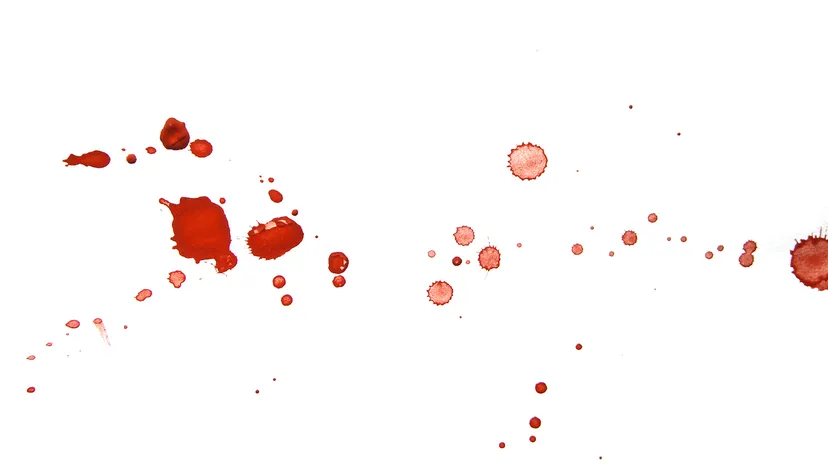
#> input picture blood_splatter.jpg, 828 x 466 px
$ python dARa.py
#> lines starting #> are read from the running program, lines starting #| are printed output that depends on the picture; after the words box and inside, x2 and y2 are one past the last pixel; in counts of white or black regions, pixels touching at a corner belong together
import cv2
import numpy as np
import math

# Global variables for panning and zooming
zoom_scale = 1.0
pan_offset_x, pan_offset_y = 0, 0
drag_start_x, drag_start_y = -1, -1
dragging = False

# Mouse callback function to handle panning and zooming
def mouse_callback(event, x, y, flags, param):
    global pan_offset_x, pan_offset_y, zoom_scale, drag_start_x, drag_start_y, dragging

    if event == cv2.EVENT_MOUSEWHEEL:  # Zooming with mouse wheel
        zoom_center_x, zoom_center_y = x, y

        if flags > 0:  # Scroll up -> Zoom in
            zoom_scale = min(zoom_scale * 1.1, 10)
        else:  # Scroll down -> Zoom out
            zoom_scale = max(zoom_scale * 0.9, 0.1)

    if event == cv2.EVENT_LBUTTONDOWN:  # Start panning
        drag_start_x, drag_start_y = x, y
        dragging = True

    elif event == cv2.EVENT_MOUSEMOVE:  # Panning
        if dragging:
            pan_offset_x += x - drag_start_x
            pan_offset_y += y - drag_start_y
            drag_start_x, drag_start_y = x, y

    elif event == cv2.EVENT_LBUTTONUP:  # End panning
        dragging = False

# Load the image
image = cv2.imread('blood_splatter.jpg')
#> image is the input picture: shape (466, 828, 3); mean B, G, R 247.3, 248.1, 252.7

# Create copies of the original image for different layers
image_with_satellite_points = image.copy()
image_with_lines = image.copy()
image_original = image.copy()

# Convert to grayscale
gray = cv2.cvtColor(image, cv2.COLOR_BGR2GRAY)
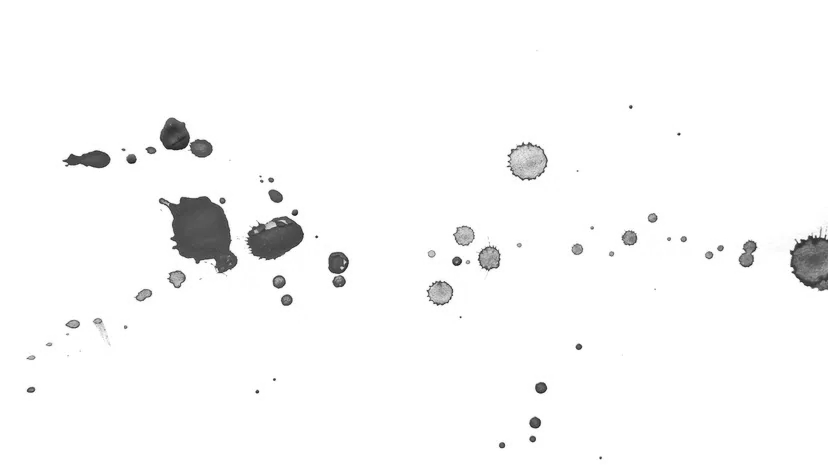
#> gray: shape (466, 828); min 25, max 255, mean 249.4

# Apply Gaussian blur to reduce noise
blurred = cv2.GaussianBlur(gray, (5, 5), 0)

# Threshold the image to separate the blood stains from the background
_, thresh = cv2.threshold(blurred, 50, 255, cv2.THRESH_BINARY_INV + cv2.THRESH_OTSU)
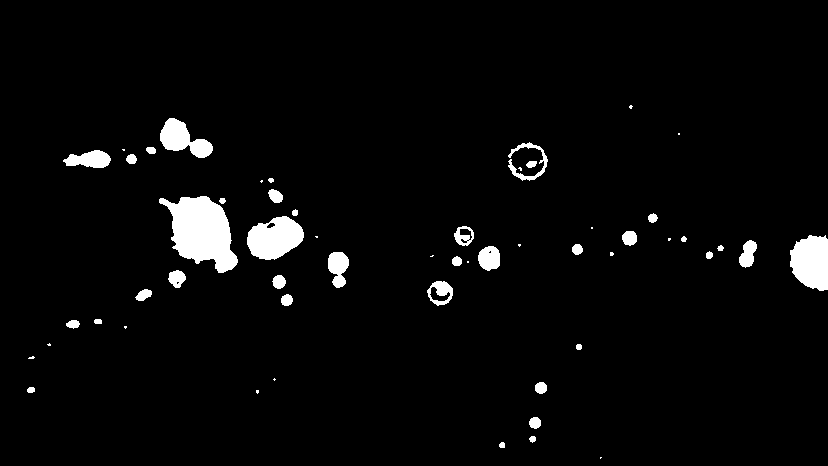
#> thresh: shape (466, 828); 3.4% white; 55 white regions (18 under 20 px)

# Find contours of the bloodstains
contours, _ = cv2.findContours(thresh, cv2.RETR_EXTERNAL, cv2.CHAIN_APPROX_SIMPLE)
#> contours = 55 contours, 20 with area under 20; largest, box (x1, y1, x2, y2) and area: (159, 196, 238, 273) 3505, (247, 216, 304, 260) 1716, (790, 235, 828, 291) 1632, (160, 118, 213, 158) 1036, (63, 150, 111, 168) 534

# Loop over each contour (each detected bloodstain)
for i, cnt in enumerate(contours):
    # Compute the center of the contour using moments
    M = cv2.moments(cnt)
    if M["m00"] != 0:
        cx = int(M["m10"] / M["m00"])
        cy = int(M["m01"] / M["m00"])

        # Draw a square (tracker) at the center of each bloodstain (satellite points) on both images
        cv2.rectangle(image_with_satellite_points, (cx-5, cy-5), (cx+5, cy+5), color=(0, 255, 0), thickness=2)
        cv2.rectangle(image_with_lines, (cx-5, cy-5), (cx+5, cy+5), color=(0, 255, 0), thickness=2)

        # Label the stains for easy identification (main vs satellite)
        cv2.putText(image_with_satellite_points, f"{i+1}", (cx - 10, cy - 10), cv2.FONT_HERSHEY_SIMPLEX, 0.5, (0, 255, 0), 1)
        cv2.putText(image_with_lines, f"{i+1}", (cx - 10, cy - 10), cv2.FONT_HERSHEY_SIMPLEX, 0.5, (0, 255, 0), 1)

        # Fit an ellipse around the contour (if it has sufficient points)
        if len(cnt) >= 5:
            ellipse = cv2.fitEllipse(cnt)
            (center, axes, angle) = ellipse
            major_axis = max(axes)
            minor_axis = min(axes)

            # Compute the angle of impact
            if major_axis != 0:
                angle_of_impact = math.degrees(math.asin(minor_axis / major_axis))

                # Draw the ellipse
                cv2.ellipse(image_with_lines, ellipse, (255, 255, 0), 2)

                # Display the angle of impact near the ellipse
                cv2.putText(image_with_lines, f"Angle: {int(angle_of_impact)}", (cx + 20, cy + 20),
                            cv2.FONT_HERSHEY_SIMPLEX, 0.5, (255, 0, 0), 1)
#> this loop made 55 passes
#> (cx, cy, center, axes, angle, major_axis, minor_axis, angle_of_impact) on passes 2, 3, 4, 6, 7, 9, 11, 12, 13, 14: (501, 444, (501.8, 444.8), (5.88, 6.05), 135, 6.05, 5.88, 76.54), (532, 438, (532.2, 438.6), (5.99, 6.38), 74.06, 6.38, 5.99, 69.85), (534, 422, (534.8, 422.3), (11.07, 11.78), 75.04, 11.78, 11.07, 70.04), (30, 389, (30.57, 389.5), (5.71, 7.81), 77.04, 7.81, 5.71, 47.04), (540, 387, (540.6, 387.4), (11.06, 12.28), 80.07, 12.28, 11.06, 64.24), (31, 357, (31.03, 357.5), (2.47, 6.48), 72.93, 6.48, 2.47, 22.35), (48, 344, (48.68, 344.1), (2.26, 3.24), 115.7, 3.24, 2.26, 44.27), (125, 326, (125, 326.5), (2.12, 3), 0, 3, 2.12, 45), (72, 323, (72.73, 323.8), (7.69, 12.9), 86.39, 12.9, 7.69, 36.57), (97, 321, (97.71, 321.2), (5.63, 7.89), 98.13, 7.89, 5.63, 45.48)
#> (cx, cy, axes, angle, major_axis, minor_axis, angle_of_impact) on pass 5: (257, 391, (2.31, 4), 0, 4, 2.31, 35.26)
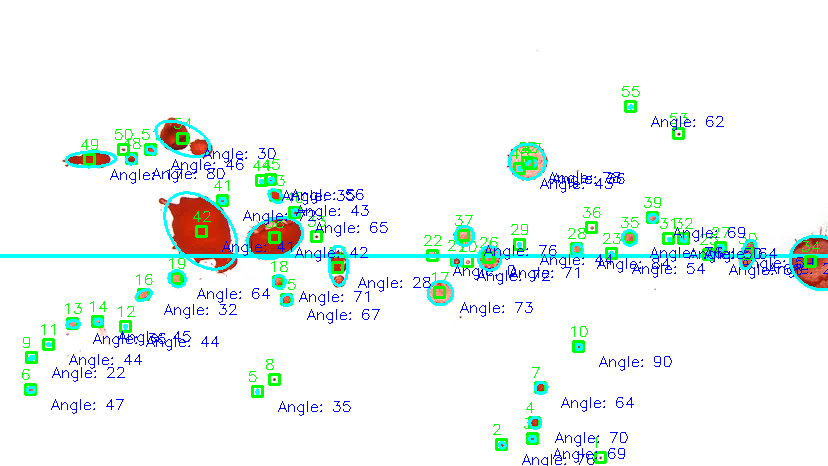
#> image_with_lines: shape (466, 828, 3); 5.86% of pixels changed, all inside (x1, y1, x2, y2) = (0, 86, 828, 466)
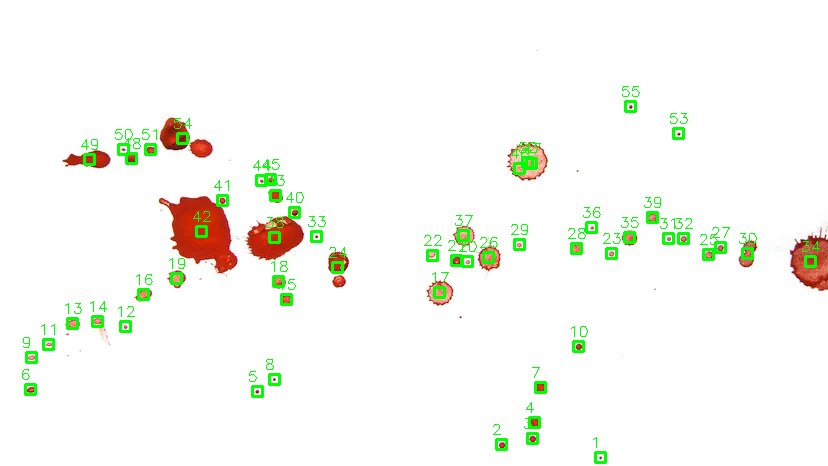
#> image_with_satellite_points: shape (466, 828, 3); 2.22% of pixels changed, all inside (x1, y1, x2, y2) = (22, 86, 820, 464)

# OPTIONAL: Draw lines between the main bloodstain and its satellite stains on the "image_with_lines"
if contours:
    # Find the largest contour (assumed to be the main stain)
    main_stain = max(contours, key=cv2.contourArea)
#> main_stain = contour of 148 points, box (x1, y1, x2, y2) (159, 196, 238, 273), area 3505

    # Get the center of the main stain
    M_main = cv2.moments(main_stain)
#> M_main = moments, m00 3505, centre m10/m00, m01/m00 = (201.6, 231.3)
    cx_main = int(M_main["m10"] / M_main["m00"])
#> cx_main = 201
    cy_main = int(M_main["m01"] / M_main["m00"])
#> cy_main = 231

    # Draw paths (lines) between the main stain and satellite stains on "image_with_lines"
    for cnt in contours:
        if cnt is not main_stain:  # Satellite stains
            M = cv2.moments(cnt)
            if M["m00"] != 0:
                cx = int(M["m10"] / M["m00"])
                cy = int(M["m01"] / M["m00"])
                # Draw a line from the main stain to each satellite stain
                cv2.line(image_with_lines, (cx_main, cy_main), (cx, cy), color=(255, 0, 0), thickness=2)
#> this loop made 55 passes
#> (cnt, cx, cy) on passes 1, 8, 20, 33, 36, 50, 53: ([[600, 457], [600, 458], [601, 457]], 600, 457), ([[274, 378], [273, 379], [274, 380], [275, 379]], 274, 379), ([[467, 261], [467, 262], [468, 262], [468, 261]], 467, 261), ([[315, 236], [316, 237], [317, 237], [317, 236]], 316, 236), ([[591, 227], [591, 228], [592, 228], [592, 227]], 591, 227), ([[122, 149], [123, 150], [124, 150], [124, 149]], 123, 149), ([[678, 133], [678, 134], [679, 134], [679, 133]], 678, 133)
#> (cx, cy) on passes 2 to 7: (501, 444), (532, 438), (534, 422), (257, 391), (30, 389), (540, 387)
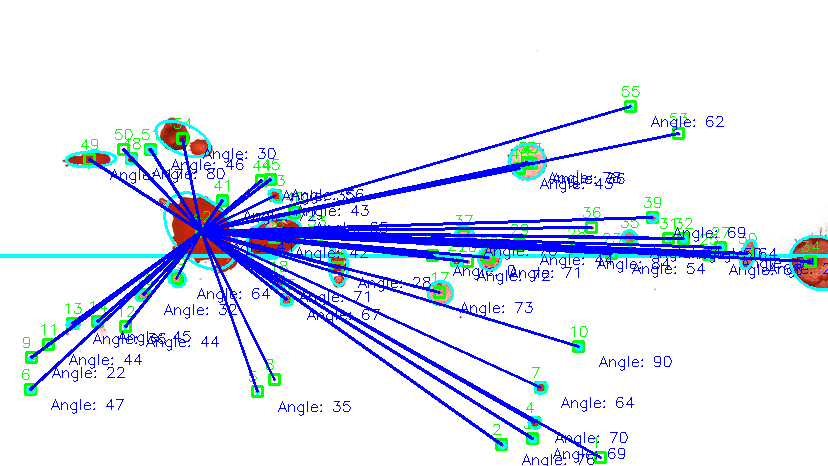
#> image_with_lines: shape (466, 828, 3); 6.25% of pixels changed, all inside (x1, y1, x2, y2) = (29, 105, 812, 459)

# Function to apply zoom and pan
def apply_zoom_and_pan(img):
    h, w = img.shape[:2]
#> h = 466; w = 828

    # Calculate new size based on zoom scale
    new_w = int(w * zoom_scale)
#> new_w = 828
    new_h = int(h * zoom_scale)
#> new_h = 466

    # Resize image according to the zoom scale
    zoomed_image = cv2.resize(img, (new_w, new_h))

    # Calculate offsets for panning within image bounds
    max_x_offset = max(0, new_w - w)
#> max_x_offset = 0
    max_y_offset = max(0, new_h - h)
#> max_y_offset = 0
    offset_x = min(max(pan_offset_x, -max_x_offset), max_x_offset)
#> offset_x = 0
    offset_y = min(max(pan_offset_y, -max_y_offset), max_y_offset)
#> offset_y = 0

    # Crop the image based on the panned offset
    return zoomed_image[max(0, offset_y):min(new_h, h + offset_y), max(0, offset_x):min(new_w, w + offset_x)]

# Layer switching
layers = ["Original", "Satellite Points", "Lines"]
layer_images = [image_original, image_with_satellite_points, image_with_lines]
current_layer_index = 0

# Create a window for toggling layers
cv2.namedWindow('Blood Splatter Analysis')

# Set mouse callback for panning and zooming
cv2.setMouseCallback('Blood Splatter Analysis', mouse_callback)

while True:
    # Get the current layer image and apply zoom and pan
    zoomed_image = apply_zoom_and_pan(layer_images[current_layer_index])

    # Display the current layer image
    cv2.imshow('Blood Splatter Analysis', zoomed_image)

    key = cv2.waitKey(10)
#> (key Esc is pressed here)

    # Exit on ESC key
    if key == 27:
        break
    # Toggle layer with spacebar
    elif key == ord(' '):
        current_layer_index = (current_layer_index + 1) % len(layers)

cv2.destroyAllWindows()
